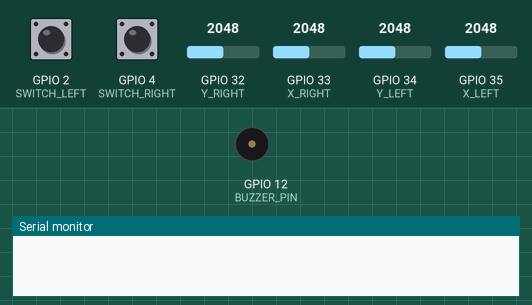
Bench run of a sketch on a simulated ESP32. Shown: buzzer (waves = sounding, pin HIGH), the last lines printed to the serial monitor. Inputs (shaded band) come from the test bench; at power-on: GPIO 2 (SWITCH_LEFT) HIGH, GPIO 4 (SWITCH_RIGHT) HIGH, GPIO 32 (Y_RIGHT) = 2048, GPIO 33 (X_RIGHT) = 2048, GPIO 34 (Y_LEFT) = 2048, GPIO 35 (X_LEFT) = 2048.

Above: at 0.1 s.
At 1.3 s:
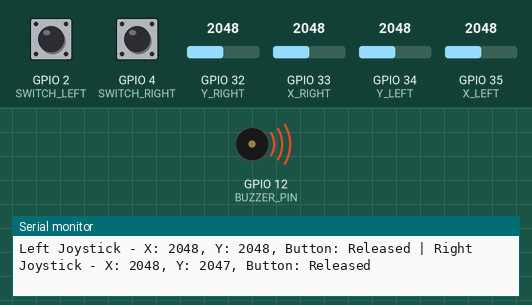
1.4 s: GPIO 2 (SWITCH_LEFT) pulled LOW for 0.25 s
3.1 s: GPIO 4 (SWITCH_RIGHT) pulled LOW for 0.25 s
4.8 s: GPIO 2 (SWITCH_LEFT) driven LOW and GPIO 4 (SWITCH_RIGHT) driven LOW
6.7 s: GPIO 2 (SWITCH_LEFT) driven HIGH
Timing chart, 0 to 9.7 s (numbered marks = the images above; inputs shaded):
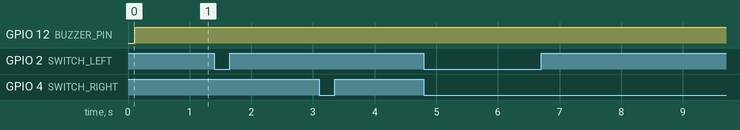

The sketch:

transceiver.ino
```cpp
#include <esp_now.h>
#include <WiFi.h>

// Define the receiver MAC address (replace with the MAC address of your receiver ESP32)
uint8_t receiverMacAddress[] = { 0xCC, 0xDB, 0xA7, 0x2E, 0x95, 0x9C };

// Data structure to hold the joystick data for both joysticks
typedef struct joystick_message {
  int xValLeft;
  int yValLeft;
  bool buttonValLeft;
  int xValRight;
  int yValRight;
  bool buttonValRight;
} joystick_message;

joystick_message joystickData;

// Define pins for the left joystickdigitalWrite(BUZZER_PIN, LOW);
#define Y_LEFT 34
#define X_LEFT 35
#define SWITCH_LEFT 2

// Define pins for the right joystick
#define Y_RIGHT 32
#define X_RIGHT 33
#define SWITCH_RIGHT 4

// **Buzzer Pin Definition**
#define BUZZER_PIN 12

void setup() {
  Serial.begin(115200);

  // Set pin modes for both joysticks
  pinMode(X_LEFT, INPUT);
  pinMode(Y_LEFT, INPUT);

  // **Configure Buttons with Internal Pull-Up Resistors**
  pinMode(SWITCH_LEFT, INPUT_PULLUP);

  pinMode(X_RIGHT, INPUT);
  pinMode(Y_RIGHT, INPUT);

  // **Configure Right Button with Internal Pull-Up Resistor**
  pinMode(SWITCH_RIGHT, INPUT_PULLUP);

  // **Initialize Buzzer Pin as Output**
  pinMode(BUZZER_PIN, OUTPUT);
  digitalWrite(BUZZER_PIN, LOW); // Ensure buzzer is off initially

  // Initialize WiFi and ESP-NOW
  initializeWiFi();

  // Print the MAC addresses
  printMacAddresses();

  // Initialize ESP-NOW
  initializeESPNow();

  // Add peer for communication
  addPeer();
}

void loop() {
  int xValLeft = 0, yValLeft = 0;
  bool buttonValLeft = false;
  int xValRight = 0, yValRight = 0;
  bool buttonValRight = false;

  // Read values from both joysticks
  readJoystickLeft(&xValLeft, &yValLeft, &buttonValLeft);
  readJoystickRight(&xValRight, &yValRight, &buttonValRight);

  // Store the values in the joystickData structure
  joystickData.xValLeft = xValLeft;
  joystickData.yValLeft = yValLeft;
  joystickData.buttonValLeft = buttonValLeft;
  joystickData.xValRight = xValRight;
  joystickData.yValRight = yValRight;
  joystickData.buttonValRight = buttonValRight;

  // Print joystick data
  printJoystickInfo(xValLeft, yValLeft, buttonValLeft, xValRight, yValRight, buttonValRight);

  // **Check for Maximum Joystick Values and Buzz if Needed**
  digitalWrite(BUZZER_PIN, HIGH);
  // if (isMaxValue(xValLeft) || isMaxValue(yValLeft) ||
  //     isMaxValue(xValRight) || isMaxValue(yValRight)) {
  //   buzz();
  // }

  // Send the joystick data
  // sendData();

  delay(200); // Wait before sending the next data
}

void initializeWiFi() {
  WiFi.mode(WIFI_STA);  // Set Wi-Fi to Station mode
  delay(100);  // Ensure Wi-Fi is initialized before ESP-NOW
}

void printMacAddresses() {
  // Print the receiver's MAC address
  Serial.print("Receiver MAC Address: ");
  for (int i = 0; i < 6; i++) {
    if (i < 5) {
      Serial.print(receiverMacAddress[i], HEX);
      Serial.print(":");
    } else {
      Serial.println(receiverMacAddress[i], HEX);
    }
  }

  // Print the ESP32's own MAC address
  Serial.print("ESP32 MAC Address: ");
  uint8_t macAddress[6];
  WiFi.macAddress(macAddress);
  for (int i = 0; i < 6; i++) {
    if (i < 5) {
      Serial.print(macAddress[i], HEX);
      Serial.print(":");
    } else {
      Serial.println(macAddress[i], HEX);
    }
  }
}

void initializeESPNow() {
  if (esp_now_init() != ESP_OK) {
    Serial.println("ESP-NOW Initialization failed");
    return;
  }
}

void addPeer() {
  // Initialize peer info and set it to zero
  esp_now_peer_info_t peerInfo;
  memset(&peerInfo, 0, sizeof(peerInfo));

  // Set MAC address, channel, and encryption
  memcpy(peerInfo.peer_addr, receiverMacAddress, 6);
  peerInfo.channel = 0;  // Default channel
  peerInfo.encrypt = false;

  // Validate and add peer
  if (isValidMacAddress(receiverMacAddress)) {
    esp_err_t addStatus = esp_now_add_peer(&peerInfo);
    if (addStatus == ESP_OK) {
      Serial.println("Peer added successfully");
    } else {
      Serial.print("Failed to add peer, error code: ");
      Serial.println(addStatus);
    }
  } else {
    Serial.println("Invalid MAC address");
  }
}

void sendData() {
  // Send the current joystick data to the receiver
  esp_err_t result = esp_now_send(receiverMacAddress, (uint8_t *)&joystickData, sizeof(joystickData));

  if (result == ESP_OK) {
    Serial.println("Data sent successfully");
  } else {
    Serial.println("Error sending data");
  }
}

void readJoystickLeft(int* xValLeft, int* yValLeft, bool* buttonValLeft) {
  *xValLeft = analogRead(X_LEFT);
  *yValLeft = analogRead(Y_LEFT);
  // **Read button with INPUT_PULLUP logic (active LOW)**
  *buttonValLeft = !digitalRead(SWITCH_LEFT); // Invert if button is active LOW
}

void readJoystickRight(int* xValRight, int* yValRight, bool* buttonValRight) {
  *xValRight = analogRead(X_RIGHT);
  *yValRight = 4095 - analogRead(Y_RIGHT);
  // **Read button with INPUT_PULLUP logic (active LOW)**
  *buttonValRight = !digitalRead(SWITCH_RIGHT); // Invert if button is active LOW
}

void printJoystickInfo(int xValLeft, int yValLeft, bool buttonValLeft, int xValRight, int yValRight, bool buttonValRight) {
  // Print full joystick data for both joysticks
  Serial.print("Left Joystick - X: ");
  Serial.print(xValLeft);
  Serial.print(", Y: ");
  Serial.print(yValLeft);
  Serial.print(", Button: ");
  Serial.print(buttonValLeft ? "Pressed" : "Released");

  Serial.print(" | Right Joystick - X: ");
  Serial.print(xValRight);
  Serial.print(", Y: ");
  Serial.print(yValRight);
  Serial.print(", Button: ");
  Serial.println(buttonValRight ? "Pressed" : "Released");
}

// Function to check if a MAC address is valid (non-zero address)
bool isValidMacAddress(uint8_t *macAddress) {
  for (int i = 0; i < 6; i++) {
    if (macAddress[i] == 0) {
      return false;
    }
  }
  return true;
}

// **Function to Buzz the Buzzer**
void buzz() {
  digitalWrite(BUZZER_PIN, HIGH); // Turn buzzer on
  delay(100);                     // Buzz for 100 milliseconds
  digitalWrite(BUZZER_PIN, LOW);  // Turn buzzer off
}

// **Helper Function to Check for Maximum Joystick Value**
bool isMaxValue(int value) {
  return value >= 4095; // Adjust threshold if necessary
}
```
